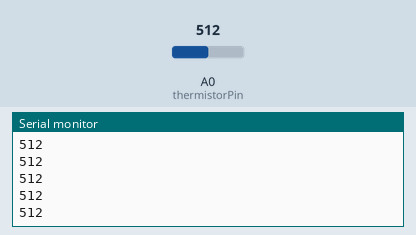
This program was run on a simulated Arduino Nano 33 IoT. Parts: the last lines printed to the serial monitor. The inputs (shaded band) are chosen by the test bench; at power-on: A0 (thermistorPin) = 512.

Above: at 1.2 s.
1.3 s: A0 (thermistorPin) set to 716
At 1.31 s:
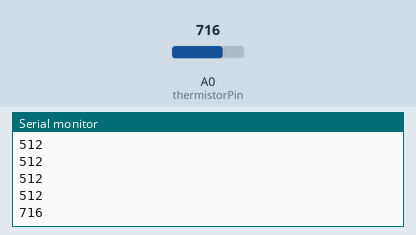
2.8 s: A0 (thermistorPin) set to 900
At 2.81 s:
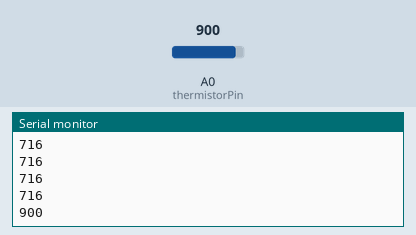
Timing chart, 0 to 5.8 s (numbered marks = the images above; inputs shaded):
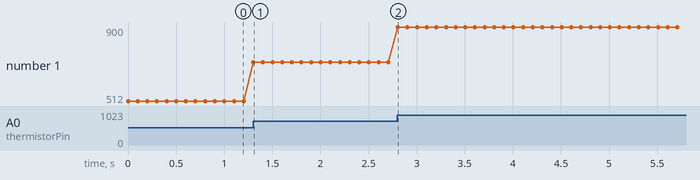

Measured:
- after the input at 1.3 s, the serial monitor: prints a new line at once (image 1)
- after the input at 2.8 s, the serial monitor: prints a new line at once (image 2)
- plotted number 1: 512 → 716 after the input at 1.3 s, 716 → 900 after the input at 2.8 s

The program:

main.cpp
```cpp
#include <Arduino.h>

int thermistorPin = A0;
int tempValue = 0;

void setup() {
    pinMode(thermistorPin, INPUT);
    Serial.begin(115200);
}

void loop() {
    tempValue = analogRead(thermistorPin);
    Serial.println(tempValue);
    delay(100);
}
```
